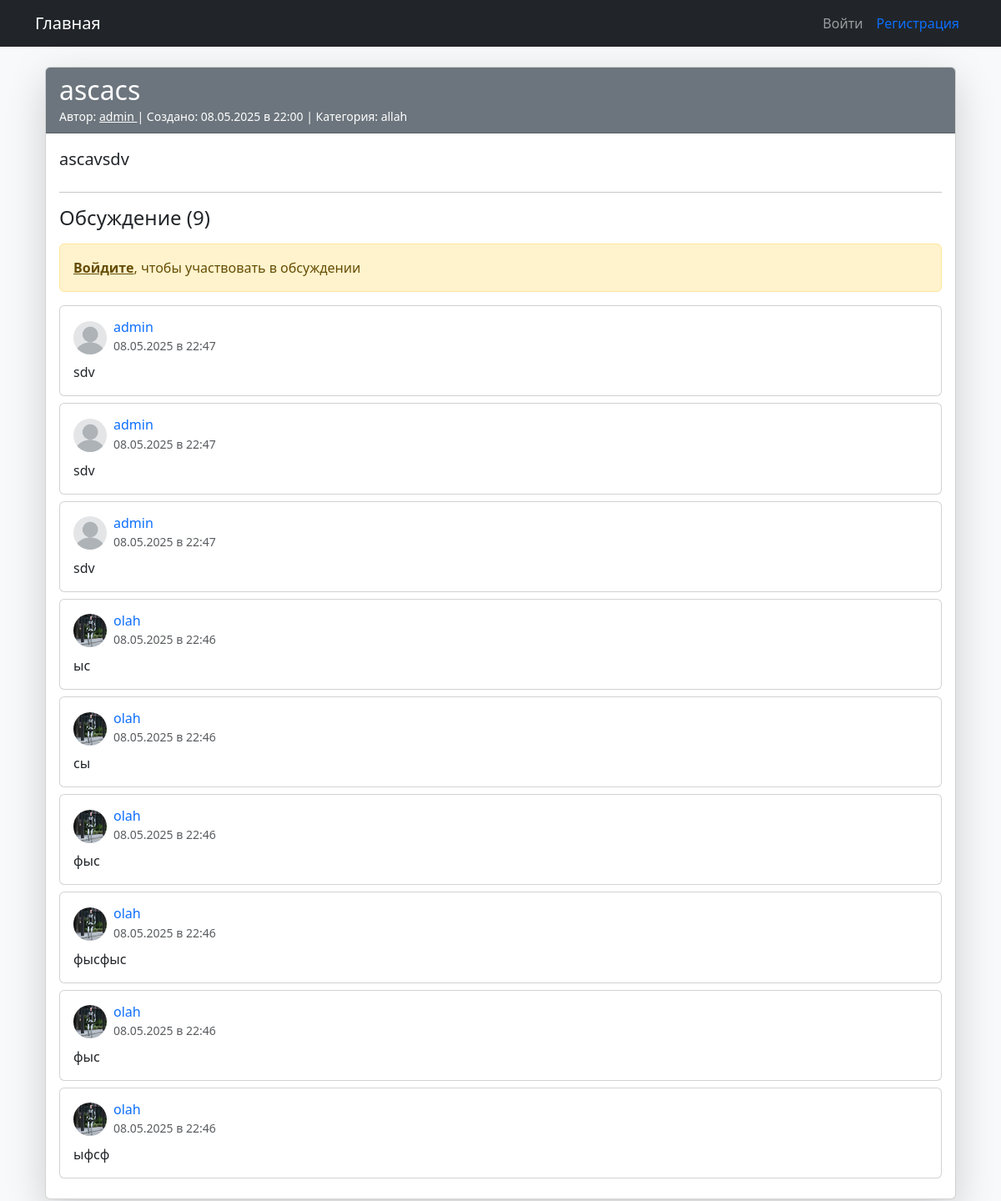
Screenshot of /topic/2 with the database file from the repository.
### app.py (models this page shows, shortened)
class Topic(db.Model):
    id = db.Column(db.Integer, primary_key=True)
    title = db.Column(db.String(128))
    content = db.Column(db.Text)
    created_at = db.Column(db.DateTime, default=datetime.utcnow)
    user_id = db.Column(db.Integer, db.ForeignKey('user.id'))
    category_id = db.Column(db.Integer, db.ForeignKey('category.id'))
    comments = db.relationship('Comment', backref='topic', lazy='dynamic')

class User(UserMixin, db.Model):
    id = db.Column(db.Integer, primary_key=True)
    username = db.Column(db.String(64), index=True, unique=True)
    password_hash = db.Column(db.String(128))
    role = db.Column(db.String(32), default='user')
    avatar = db.Column(db.String(128))
    banned = db.Column(db.Boolean, default=False)
    muted = db.Column(db.Boolean, default=False)
    topics = db.relationship('Topic', backref='author', lazy='dynamic')
    comments = db.relationship('Comment', backref='author', lazy='dynamic')

class Category(db.Model):
    id = db.Column(db.Integer, primary_key=True)
    name = db.Column(db.String(128), unique=True)
    description = db.Column(db.String(256))
    topics = db.relationship('Topic', backref='category', lazy='dynamic')

class Comment(db.Model):
    id = db.Column(db.Integer, primary_key=True)
    content = db.Column(db.Text, nullable=False)
    created_at = db.Column(db.DateTime, default=datetime.utcnow)
    user_id = db.Column(db.Integer, db.ForeignKey('user.id'))
    topic_id = db.Column(db.Integer, db.ForeignKey('topic.id'))

### app.py (the view, shortened to what this page needs)
@app.route('/topic/<int:topic_id>', methods=['GET', 'POST'])
def topic(topic_id):
    topic = Topic.query.get_or_404(topic_id)
    form = CommentForm()
    comments = topic.comments.order_by(Comment.created_at.desc()).all()
    return render_template('topic.html',
                           topic=topic,
                           form=form,
                           comments=comments)

### templates/topic.html
{% extends "base.html" %}
{% block content %}
<div class="container">
    <div class="card shadow-lg mb-4">
        <div class="card-header bg-secondary text-white">
            <h2 class="mb-0">{{ topic.title }}</h2>
            <small>
                Автор:
                <a href="{{ url_for('profile', user_id=topic.author.id) }}"
                   class="text-white">
                   {{ topic.author.username }}
                </a>
                | Создано: {{ topic.created_at.strftime('%d.%m.%Y в %H:%M') }}
                | Категория: {{ topic.category.name }}
            </small>
        </div>
        <div class="card-body">
            <div class="mb-4">
                <p class="lead">{{ topic.content }}</p>
            </div>
            <hr>
            <h4 class="mb-3">Обсуждение ({{ topic.comments.count() }})</h4>
            {% if current_user.is_authenticated and not current_user.banned %}
            <div class="card mb-4">
                <div class="card-body">
                    <form method="POST">
                        {{ form.hidden_tag() }}
                        <div class="mb-3">
                            {{ form.content(class="form-control", rows=3,
                                          placeholder="Напишите ваш комментарий...") }}
                        </div>
                        <div class="d-grid">
                            {{ form.submit(class="btn btn-primary") }}
                        </div>
                    </form>
                </div>
            </div>
            {% elif not current_user.is_authenticated %}
            <div class="alert alert-warning">
                <a href="{{ url_for('login') }}" class="alert-link">Войдите</a>,
                чтобы участвовать в обсуждении
            </div>
            {% endif %}
            {% for comment in comments %}
            <div class="card mb-2">
                <div class="card-body">
                    <div class="d-flex justify-content-between align-items-start">
                        <div class="flex-grow-1">
                            <div class="d-flex align-items-center mb-2">
                                <img src="{{ url_for('static', filename='avatars/' + (comment.author.avatar if comment.author.avatar else 'default.png')) }}"
                                     class="rounded-circle me-2"
                                     width="40"
                                     height="40"
                                     alt="Аватар">
                                <div>
                                    <h6 class="mb-0">
                                        <a href="{{ url_for('profile', user_id=comment.author.id) }}"
                                           class="text-decoration-none">
                                           {{ comment.author.username }}
                                        </a>
                                    </h6>
                                    <small class="text-muted">
                                        {{ comment.created_at.strftime('%d.%m.%Y в %H:%M') }}
                                    </small>
                                </div>
                            </div>
                            <p class="mb-0">{{ comment.content }}</p>
                        </div>
                    </div>
                </div>
            </div>
            {% else %}
            <div class="alert alert-info">
                Пока нет комментариев. Будьте первым, кто оставит сообщение!
            </div>
            {% endfor %}
        </div>
    </div>
</div>
{% endblock %}

### templates/base.html (shortened to what this page needs)
<!DOCTYPE html>
<html lang="ru">
<head>
    <link href="https://cdn.jsdelivr.net/npm/bootstrap@5.3.0/dist/css/bootstrap.min.css" rel="stylesheet">
    <link rel="stylesheet" href="https://cdn.jsdelivr.net/npm/bootstrap-icons@1.7.2/font/bootstrap-icons.css">
</head>
<body class="bg-light">
<nav class="navbar navbar-expand-lg navbar-dark bg-dark">
    <div class="container">
        <a class="navbar-brand" href="{{ url_for('index') }}">Главная</a>
        <div class="collapse navbar-collapse" id="navbarNav">
            <ul class="navbar-nav ms-auto">
                {% if current_user.is_authenticated %}
                    <li class="nav-item">
                        <a class="nav-link" href="{{ url_for('my_profile') }}">Профиль</a>
                    </li>
                    {% if current_user.role == 'admin' %}
                        <li class="nav-item">
                            <a class="nav-link" href="{{ url_for('admin_users') }}">Управление</a>
                        </li>
                        <li class="nav-item">
                            <a class="nav-link" href="{{ url_for('create_category') }}">Новая категория</a>
                        </li>
                    {% endif %}
                    <li class="nav-item">
                        <a class="nav-link text-danger" href="{{ url_for('logout') }}">Выйти</a>
                    </li>
                {% else %}
                    <li class="nav-item">
                        <a class="nav-link" href="{{ url_for('login') }}">Войти</a>
                    </li>
                    <li class="nav-item">
                        <a class="nav-link text-primary" href="{{ url_for('register') }}">Регистрация</a>
                    </li>
                {% endif %}
            </ul>
        </div>
    </div>
</nav>
<div class="container mt-4">
    {% block content %}{% endblock %}
</div>
</body>
</html>

### rows the page displays
Topic: title "ascacs", created_at "08.05.2025 в 22:00", content "ascavsdv"
User: author.username "admin"
Category: category.name "allah"
Comment: author.username "admin", created_at "08.05.2025 в 22:47", content "sdv"
Comment: author.username "admin", created_at "08.05.2025 в 22:47", content "sdv"
Comment: author.username "admin", created_at "08.05.2025 в 22:47", content "sdv"
Comment: avatar (picture), author.username "olah", created_at "08.05.2025 в 22:46", content "ыс"
Comment: avatar (picture), author.username "olah", created_at "08.05.2025 в 22:46", content "сы"
Comment: avatar (picture), author.username "olah", created_at "08.05.2025 в 22:46", content "фыс"
Comment: avatar (picture), author.username "olah", created_at "08.05.2025 в 22:46", content "фысфыс"
Comment: avatar (picture), author.username "olah", created_at "08.05.2025 в 22:46", content "фыс"
Comment: avatar (picture), author.username "olah", created_at "08.05.2025 в 22:46", content "ыфсф"

### other values shown
{{ topic.comments.count() }} "9"
